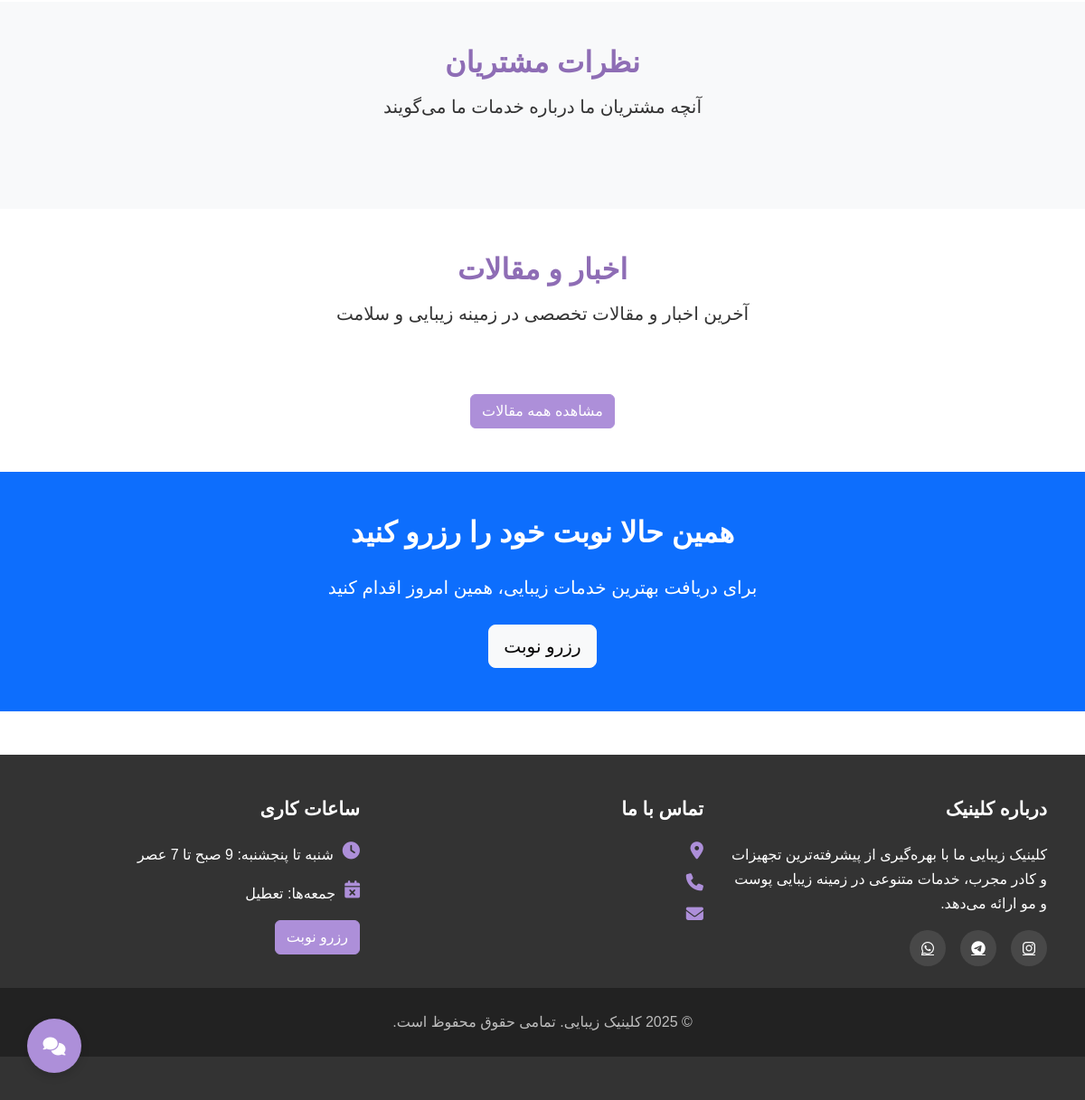
Before: / (lower part) with the older database file.
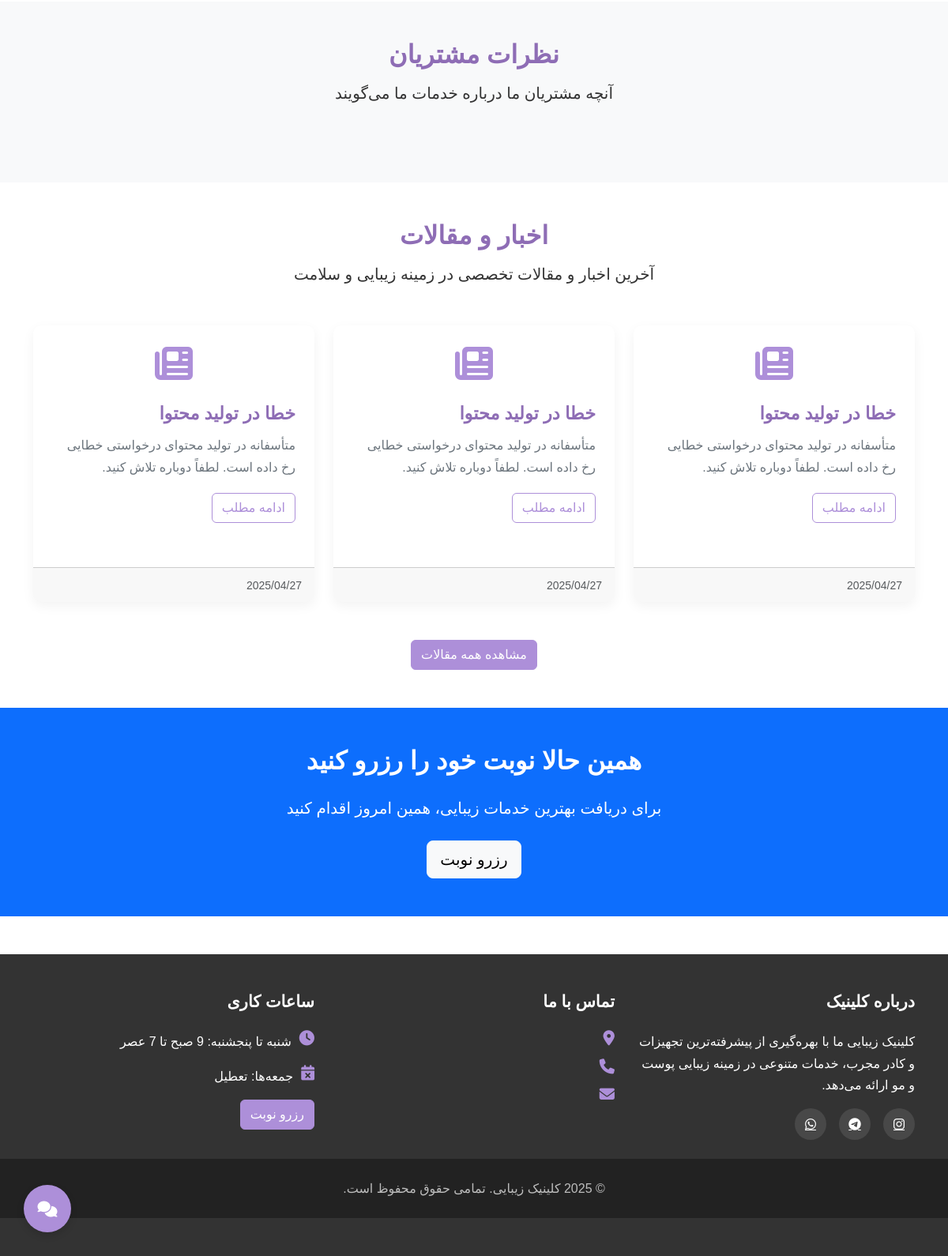
After: the same page with the newer database file.
### models.py (models this page shows)
class News(db.Model):
    id = db.Column(db.Integer, primary_key=True)
    title = db.Column(db.String(150), nullable=False)
    content = db.Column(db.Text, nullable=False)
    image_url = db.Column(db.String(255))
    created_at = db.Column(db.DateTime, default=datetime.utcnow)
    is_published = db.Column(db.Boolean, default=True)
    is_ai_generated = db.Column(db.Boolean, default=False)

### routes.py (the view)
@main.route('/')
def index():
    featured_services = Service.query.limit(4).all()
    featured_doctors = Doctor.query.limit(3).all()
    latest_news = News.query.filter_by(is_published=True).order_by(News.created_at.desc()).limit(3).all()
    featured_portfolio = Portfolio.query.filter_by(is_featured=True).limit(6).all()
    recent_reviews = Review.query.filter_by(is_approved=True).order_by(Review.created_at.desc()).limit(5).all()
    return render_template('index.html',
                           services=featured_services,
                           doctors=featured_doctors,
                           news=latest_news,
                           portfolio=featured_portfolio,
                           reviews=recent_reviews)

### app.py (called while the page is built)
@app.context_processor
def inject_now():
    return {'now': datetime.datetime.now()}

### templates/index.html (shortened to what this page needs)
{% extends "base.html" %}
{% block content %}
<section class="py-5 bg-light">
    <div class="container">
        <div class="text-center mb-5" data-aos="fade-up">
            <h2>نظرات مشتریان</h2>
            <p class="lead">آنچه مشتریان ما درباره خدمات ما می‌گویند</p>
        </div>
    </div>
</section>
<section class="py-5">
    <div class="container">
        <div class="text-center mb-5" data-aos="fade-up">
            <h2>اخبار و مقالات</h2>
            <p class="lead">آخرین اخبار و مقالات تخصصی در زمینه زیبایی و سلامت</p>
        </div>
        <div class="row">
            {% for item in news %}
            <div class="col-md-4 mb-4" data-aos="fade-up" data-aos-delay="{{ loop.index * 100 }}">
                <div class="card h-100">
                    {% if item.image_url %}
                    <img src="{{ item.image_url }}" class="card-img-top" alt="{{ item.title }}">
                    {% else %}
                    <div class="text-center pt-4">
                        <i class="fas fa-newspaper" style="font-size: 3rem; color: var(--primary-color);"></i>
                    </div>
                    {% endif %}
                    <div class="card-body">
                        <h5 class="card-title">{{ item.title }}</h5>
                        <p class="card-text">{{ item.content|truncate(100) }}</p>
                        <a href="{{ url_for('main.news_detail', news_id=item.id) }}" class="btn btn-outline-primary">ادامه مطلب</a>
                    </div>
                    <div class="card-footer text-muted">
                        <small>{{ item.created_at.strftime('%Y/%m/%d') }}</small>
                    </div>
                </div>
            </div>
            {% endfor %}
        </div>
        <div class="text-center mt-4">
            <a href="{{ url_for('main.news') }}" class="btn btn-primary">مشاهده همه مقالات</a>
        </div>
    </div>
</section>
<section class="py-5 bg-primary text-white">
    <div class="container text-center">
        <h2 class="text-white mb-4" data-aos="fade-up">همین حالا نوبت خود را رزرو کنید</h2>
        <p class="lead mb-4" data-aos="fade-up" data-aos-delay="100">برای دریافت بهترین خدمات زیبایی، همین امروز اقدام کنید</p>
        <a href="{{ url_for('main.booking') }}" class="btn btn-light btn-lg" data-aos="fade-up" data-aos-delay="200">رزرو نوبت</a>
    </div>
</section>
{% endblock %}

### templates/base.html (shortened to what this page needs)
<!DOCTYPE html>
<html lang="fa" dir="rtl">
<head>
    <link rel="stylesheet" href="https://cdn.jsdelivr.net/npm/bootstrap@5.3.2/dist/css/bootstrap.rtl.min.css">
    <link rel="stylesheet" href="https://cdnjs.cloudflare.com/ajax/libs/font-awesome/6.4.2/css/all.min.css">
    <link rel="stylesheet" href="https://cdn.jsdelivr.net/npm/persian-datepicker@1.2.0/dist/css/persian-datepicker.min.css">
    <link rel="stylesheet" href="https://cdn.jsdelivr.net/npm/aos@2.3.4/dist/aos.css">
    <link rel="stylesheet" href="{{ url_for('static', filename='css/style.css') }}">
</head>
<body>
    {% block content %}{% endblock %}
    <footer>
        <div class="container">
            <div class="row">
                <div class="col-lg-4 mb-4">
                    <h4 class="footer-heading">درباره کلینیک</h4>
                    <p>کلینیک زیبایی ما با بهره‌گیری از پیشرفته‌ترین تجهیزات و کادر مجرب، خدمات متنوعی در زمینه زیبایی پوست و مو ارائه می‌دهد.</p>
                    <div class="social-icons">
                        <a href="https://instagram.com/{{ config.CLINIC_INSTAGRAM }}" class="social-icon" target="_blank">
                            <i class="fab fa-instagram"></i>
                        </a>
                        <a href="#" class="social-icon">
                            <i class="fab fa-telegram"></i>
                        </a>
                        <a href="#" class="social-icon">
                            <i class="fab fa-whatsapp"></i>
                        </a>
                    </div>
                </div>
                <div class="col-lg-4 mb-4">
                    <h4 class="footer-heading">تماس با ما</h4>
                    <div class="footer-contact-item">
                        <i class="fas fa-map-marker-alt footer-contact-icon"></i>
                    </div>
                    <div class="footer-contact-item">
                        <i class="fas fa-phone footer-contact-icon"></i>
                    </div>
                    <div class="footer-contact-item">
                        <i class="fas fa-envelope footer-contact-icon"></i>
                    </div>
                </div>
                <div class="col-lg-4 mb-4">
                    <h4 class="footer-heading">ساعات کاری</h4>
                    <div class="footer-contact-item">
                        <i class="fas fa-clock footer-contact-icon"></i>
                        <div>شنبه تا پنجشنبه: 9 صبح تا 7 عصر</div>
                    </div>
                    <div class="footer-contact-item">
                        <i class="fas fa-calendar-times footer-contact-icon"></i>
                        <div>جمعه‌ها: تعطیل</div>
                    </div>
                    <div class="mt-3">
                        <a href="{{ url_for('main.booking') }}" class="btn btn-primary">رزرو نوبت</a>
                    </div>
                </div>
            </div>
        </div>
        <div class="footer-bottom">
            <div class="container">
                <p>&copy; {{ now.year }} کلینیک زیبایی. تمامی حقوق محفوظ است.</p>
            </div>
        </div>
    </footer>
    <div class="chat-widget">
        <div class="chat-button">
            <i class="fas fa-comments fa-lg"></i>
        </div>
    </div>
</body>
</html>

### static/css/style.css (style rules this page uses)
:root { --primary-color: #ad8fd9; --primary-light: #d5c4f1; --primary-dark: #8e6db5; --white: #ffffff; --light-gray: #f8f9fa; --dark-gray: #6c757d; --success: #28a745; --danger: #dc3545; --warning: #ffc107; --info: #17a2b8; }
body { font-family: 'Vazir', 'Tahoma', sans-serif; direction: rtl; text-align: right; background-color: var(--white); color: #333; line-height: 1.7; }
h1, h2, h3, h4, h5, h6 { font-weight: bold; color: var(--primary-dark); margin-bottom: 0.8rem; }
a { color: var(--primary-dark); transition: color 0.3s ease; }
.btn-primary { background-color: var(--primary-color); border-color: var(--primary-color); }
.btn-outline-primary { border-color: var(--primary-color); color: var(--primary-color); }
.card { border: none; border-radius: 10px; box-shadow: 0 5px 15px rgba(0, 0, 0, 0.05); overflow: hidden; transition: transform 0.3s ease, box-shadow 0.3s ease; margin-bottom: 2rem; }
.card-body { padding: 1.5rem; }
.card-title { font-size: 1.4rem; margin-bottom: 0.8rem; color: var(--primary-dark); }
.card-text { color: var(--dark-gray); margin-bottom: 1.2rem; }
.chat-widget { position: fixed; bottom: 30px; left: 30px; z-index: 1000; }
.chat-button { width: 60px; height: 60px; border-radius: 50%; background-color: var(--primary-color); color: var(--white); display: flex; align-items: center; justify-content: center; cursor: pointer; box-shadow: 0 4px 10px rgba(0, 0, 0, 0.15); transition: all 0.3s ease; }
footer { background-color: #333; color: var(--white); padding: 3rem 0; margin-top: 3rem; }
.footer-heading { color: var(--white); margin-bottom: 1.5rem; font-size: 1.3rem; }
.footer-contact-item { display: flex; align-items: flex-start; margin-bottom: 1rem; }
.footer-contact-icon { color: var(--primary-color); margin-left: 10px; font-size: 1.2rem; }
.social-icons { display: flex; gap: 1rem; margin-top: 1rem; }
.social-icon { display: flex; align-items: center; justify-content: center; width: 40px; height: 40px; background-color: rgba(255, 255, 255, 0.1); border-radius: 50%; color: var(--white); transition: all 0.3s ease; }
.footer-bottom { background-color: #222; padding: 1.5rem 0; text-align: center; }
.footer-bottom p { margin: 0; color: rgba(255, 255, 255, 0.7); }
[data-aos] { transition-property: transform, opacity !important; }

Changed rows visible on the page:
added News: title "خطا در تولید محتوا", content "متأسفانه در تولید محتوای درخواستی خطایی رخ داده است. لطفاً دوباره تلاش کنید.", created_at "2025/04/27"
added News: title "خطا در تولید محتوا", content "متأسفانه در تولید محتوای درخواستی خطایی رخ داده است. لطفاً دوباره تلاش کنید.", created_at "2025/04/27"
added News: title "خطا در تولید محتوا", content "متأسفانه در تولید محتوای درخواستی خطایی رخ داده است. لطفاً دوباره تلاش کنید.", created_at "2025/04/27"
